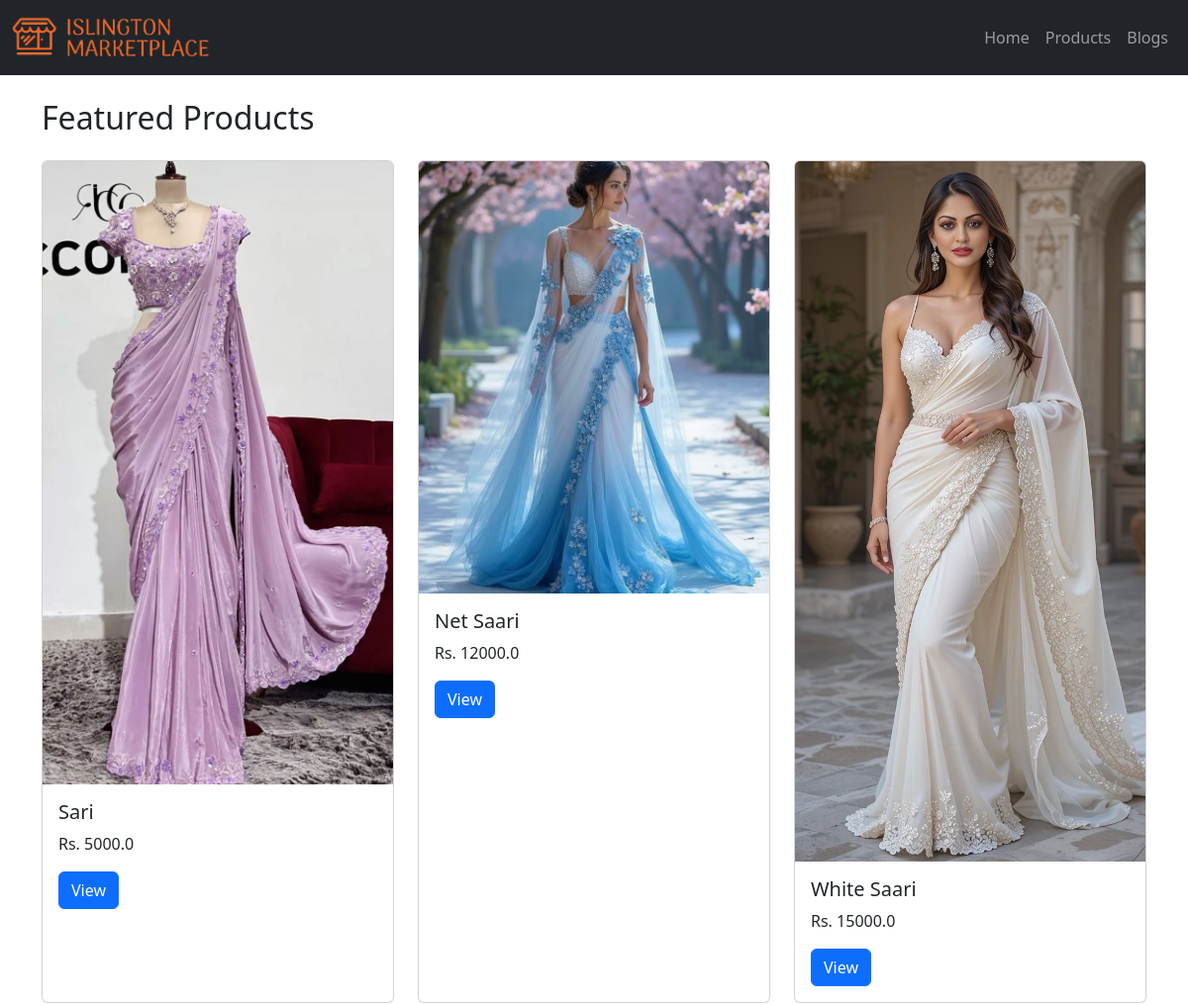
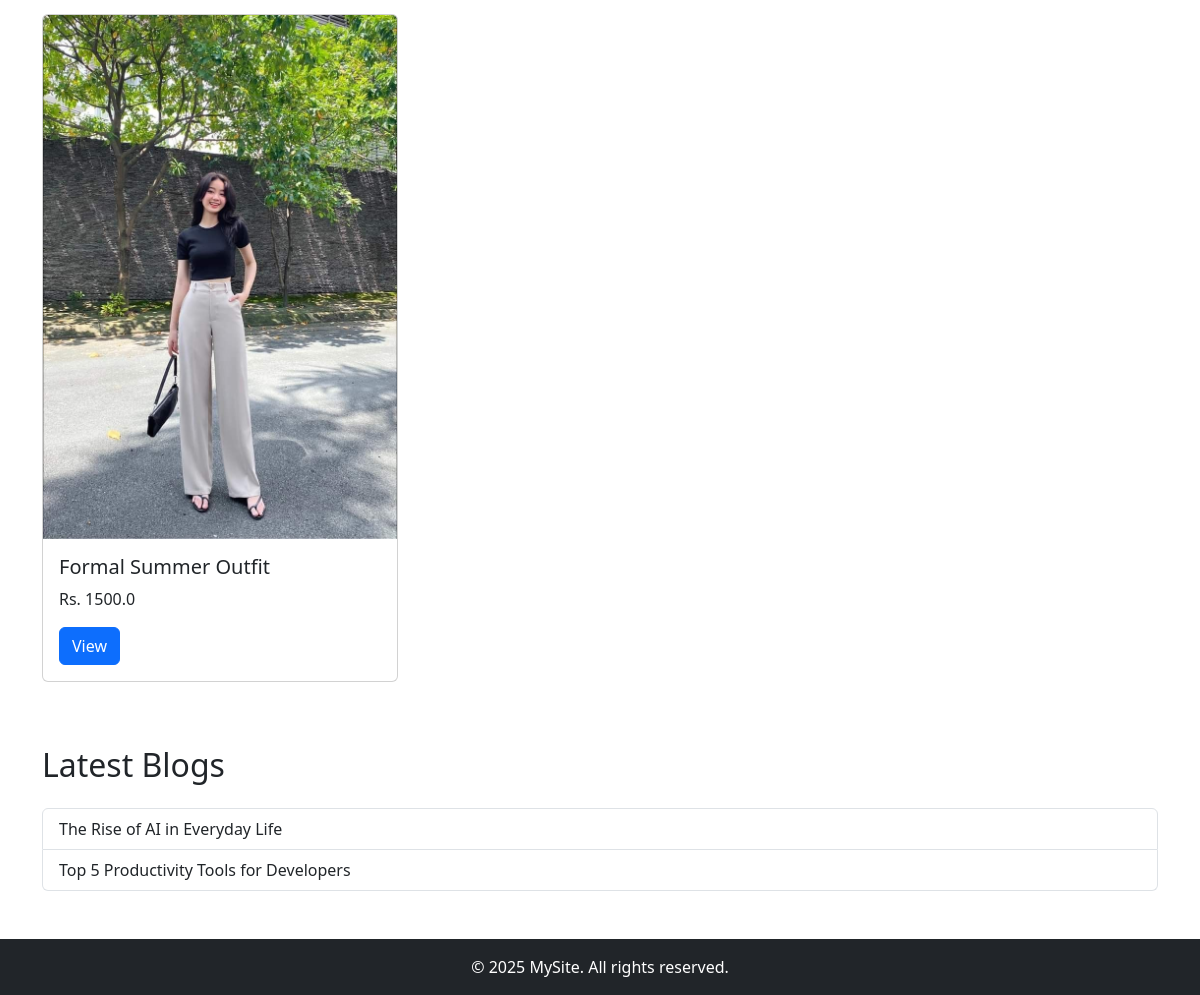
The page / on the database its author committed (2 pictures, top to bottom).
### sitesetting/models.py (models this page shows, shortened)
class SiteSetting(models.Model):
    site_title = models.CharField(max_length=200, default="MarketPlace")
    meta_description = models.TextField(blank=True, null=True)
    meta_keywords = models.CharField(max_length=255, blank=True, null=True)
    logo = models.ImageField(upload_to="photos/logos/", blank=True, null=True)
    favicon = models.ImageField(upload_to="photos/favicons/", blank=True, null=True)
    class Meta:
        verbose_name = "Site Setting"
        verbose_name_plural = "Site Setting"

### products/models.py (models this page shows, shortened)
class Product(models.Model):
    name = models.CharField(max_length=100)
    price = models.FloatField()
    slug = models.SlugField(blank=True, null=True)
    description = models.TextField()
    stock = models.IntegerField(default=1)
    status = models.BooleanField(default=0)
    category = models.ForeignKey(Category, on_delete=models.CASCADE)
    created_at = models.DateTimeField(default=timezone.now)
    product_image = models.ImageField(upload_to='photos/products', blank=True)

### blogs/models.py (models this page shows, shortened)
class Blog(models.Model):
    category = models.CharField(max_length=100, default='Untitled')
    title = models.CharField(max_length=255)
    content = models.TextField()
    author = models.CharField(max_length=100)
    blog_image = models.ImageField(upload_to='photos/blogs', blank=True)

### marketplace/views.py (the view)
# urls.py: 2. Add a URL to urlpatterns:  path('', views.home, name='home')
def home(request):
    products = Product.objects.all()
    blogs = Blog.objects.all()[:3]
    pages = Page.objects.all()
    return render(request, 'home/home1.html', {
        'products': products,
        'blogs': blogs,
        'pages': pages
        })

### pages/context_processors.py (called while the page is built)
def pages_links(request):
    pages = Page.objects.all()
    return {'pages': pages}

### sitesetting/context_processors.py (called while the page is built)
def site_settings(request):
    setting = SiteSetting.objects.first()
    return {'site_setting': setting}

### templates copy/home/home1.html
{% extends 'master/base1.html' %}
{% load static %}
{% block content %}
<h2 class="mb-4">Featured Products</h2>
<div class="row">
  {% for product in products %}
    <div class="col-md-4 mb-3">
      <div class="card h-100">
        {% if product.product_image %}
        <img
        src="{{ product.product_image.url }}"
        class="card-img-top"
        alt="{{ product.name }}"
        />
        {% else %}
        <img
        src="{% static 'images/default.jpg' %}"
        class="card-img-top"
        alt="No image available"
        />
        {% endif %}
        <div class="card-body">
          <h5 class="card-title">{{ product.name }}</h5>
          <p class="card-text">Rs. {{ product.price }}</p>
          <a href="{% url 'product_detail' product.pk %}" class="btn btn-primary">View</a>
        </div>
      </div>
    </div>
  {% endfor %}
</div>
<h2 class="mt-5 mb-4">Latest Blogs</h2>
<div class="list-group">
  {% for blog in blogs %}
    <a href="{% url 'blog_detail' blog.pk %}" class="list-group-item list-group-item-action" >{{ blog.title }}</a>
  {% endfor %}
</div>
{% endblock %}

### templates copy/includes/header1.html (shortened to what this page needs)
{% load static %}
<nav class="navbar navbar-expand-lg navbar-dark bg-dark">
  <div class="container-fluid">
    <a class="navbar-brand" href="{% url 'home' %}">
      {% if site_setting.logo %}
        <img src="{{ site_setting.logo.url }}" alt="logo"
        style="max-height: 50px; width: auto;" class="d-inline-block align-middle">
      {% endif %}
    </a>
    <div class="collapse navbar-collapse" id="navbarNav">
      <ul class="navbar-nav ms-auto">
        <li class="nav-item">
          <a class="nav-link" href="{% url 'home' %}">Home</a>
        </li>
        <li class="nav-item">
          <a class="nav-link" href="{% url 'products' %}">Products</a>
        </li>
        <li class="nav-item">
          <a class="nav-link" href="{% url 'blog_list' %}">Blogs</a>
        </li>
      </ul>
    </div>
  </div>
</nav>

### rows shown on the page
SiteSetting: logo (picture)
Product: product_image (picture), name "Sari", price "5000.0"
Product: product_image (picture), name "Net Saari", price "12000.0"
Product: product_image (picture), name "White Saari", price "15000.0"
Product: product_image (picture), name "Formal Summer Outfit", price "1500.0"
Blog: title "The Rise of AI in Everyday Life"
Blog: title "Top 5 Productivity Tools for Developers"
